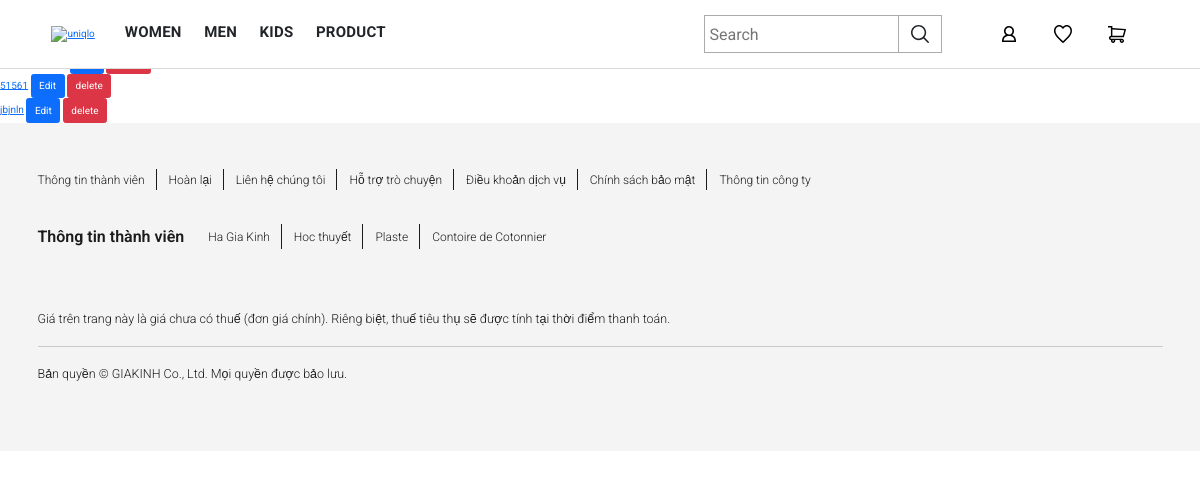
The app's page /productuser/ (signed in), older data.
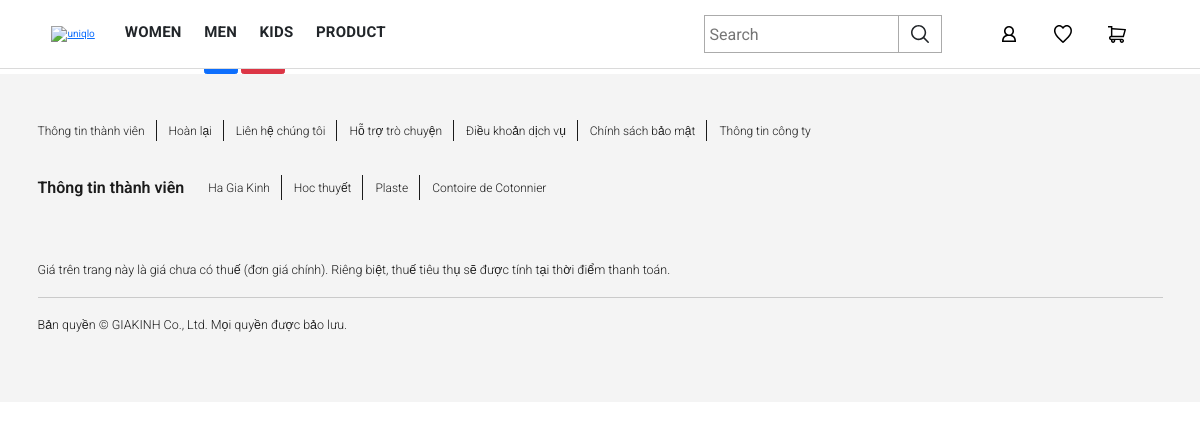
The same page, newer data.
### appProduct/models.py (models this page shows, shortened)
class Product(models.Model):
    category = models.ForeignKey(Category, on_delete=models.CASCADE)
    user = models.ForeignKey(User, on_delete=models.CASCADE)
    name = models.CharField(max_length=256)
    price = models.DecimalField(max_digits = 20,decimal_places=2)
    quantity = models.IntegerField(blank=True, default=1)
    recommend = models.TextField(blank=True)
    image = models.ImageField(upload_to='productImages', default='default.jpg')
    datecreated = models.DateTimeField(auto_now_add=True)  #không thể chỉnh sữa ngày tạo và khởi tạo thời gian tạo

### appProduct/views.py (the view)
# urls.py: path('productuser/', views.productuser, name='productuser'),
@login_required
def productuser(request):
    products = Product.objects.filter(user = request.user)
    return render(request, 'product/productuser.html', {'products': products})

### templates/product/productuser.html
{% extends "base/base.html" %}
{% block block_body %}
<ul class="#productuser">
{% for product in products  %}
    <li>
        <a href="{% url 'appProduct:detailproduct' product.id %}">{{ product.name }}</a>
        <a href="{% url 'appProduct:editproduct' product.id %}" class="btn btn-primary" id="{{product.id}}" >Edit</a>
        <button class="btn btn-danger delete" data-id= '{{product.id}}'>delete</button>
    </li>
{% endfor %}
</ul>
{% endblock %}

Row changes from the older to the newer data that the page shows:
removed Product: name "51561"
removed Product: name "jbjnln"
